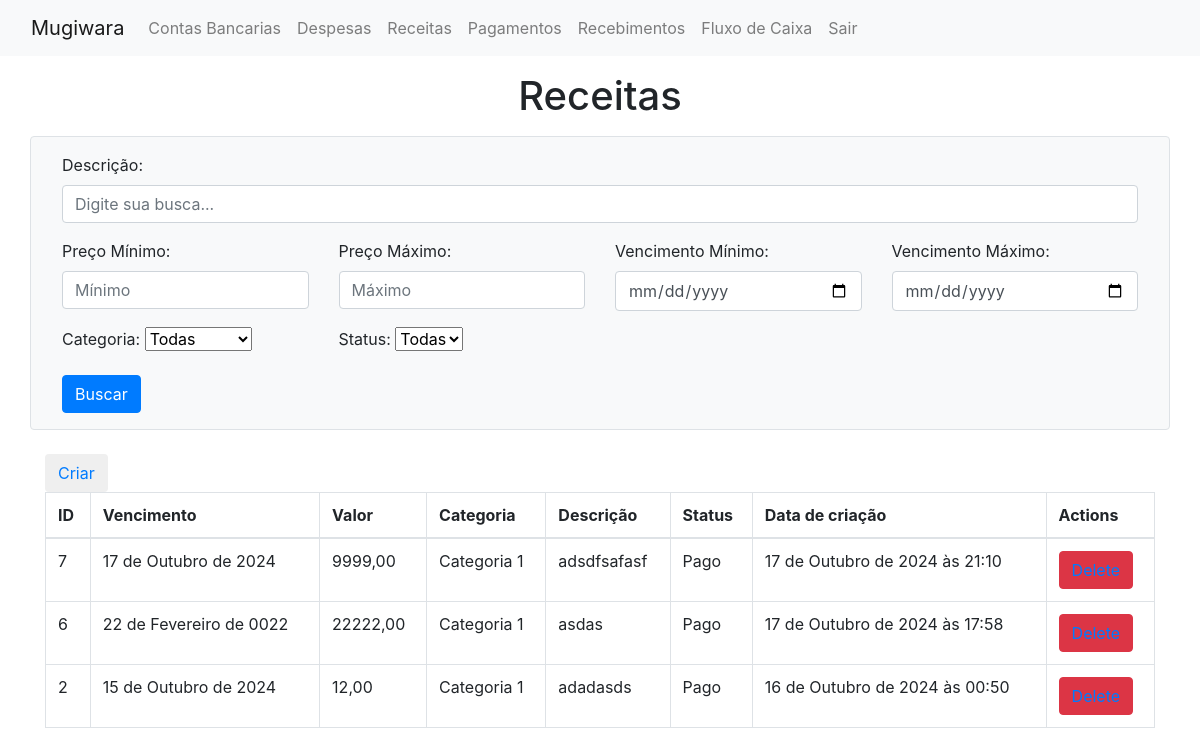
The app's page /show_receita/ (signed in), older data.
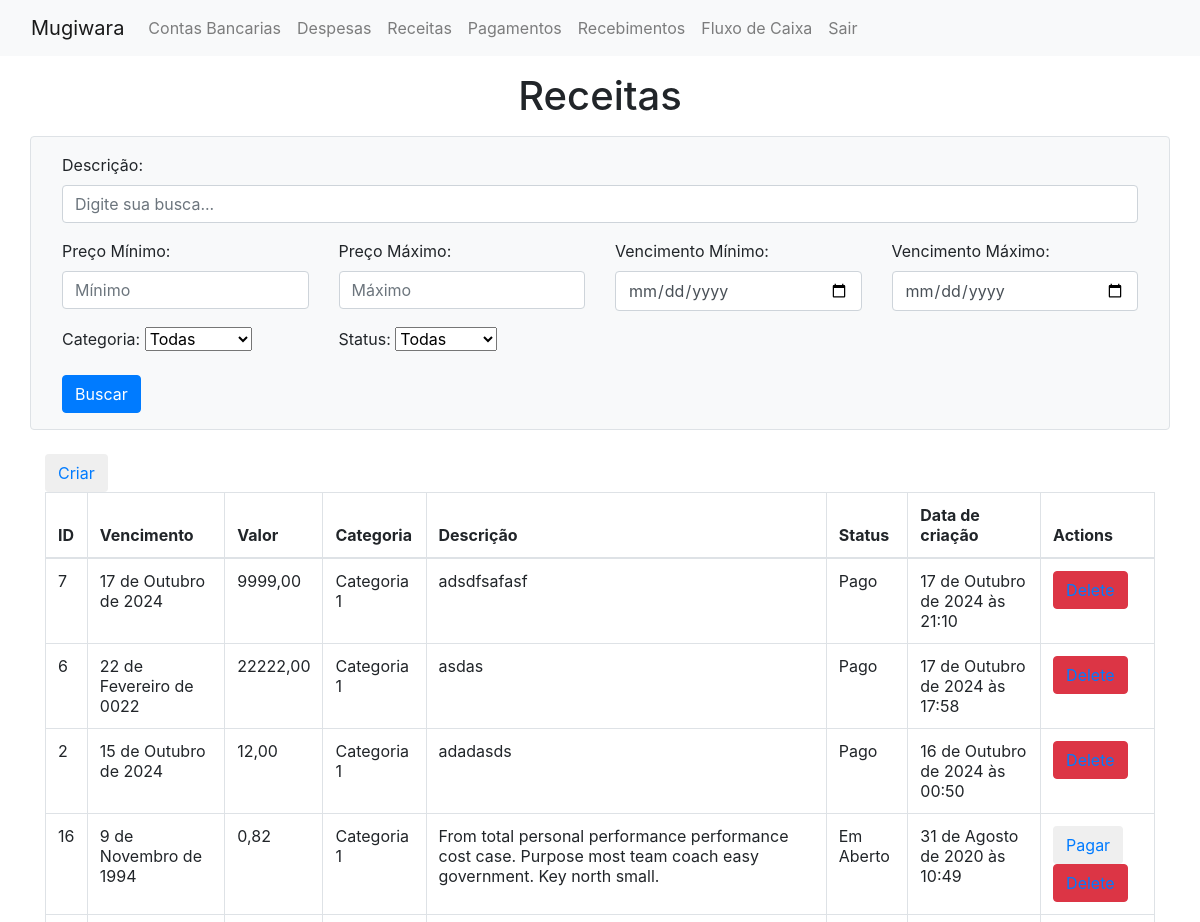
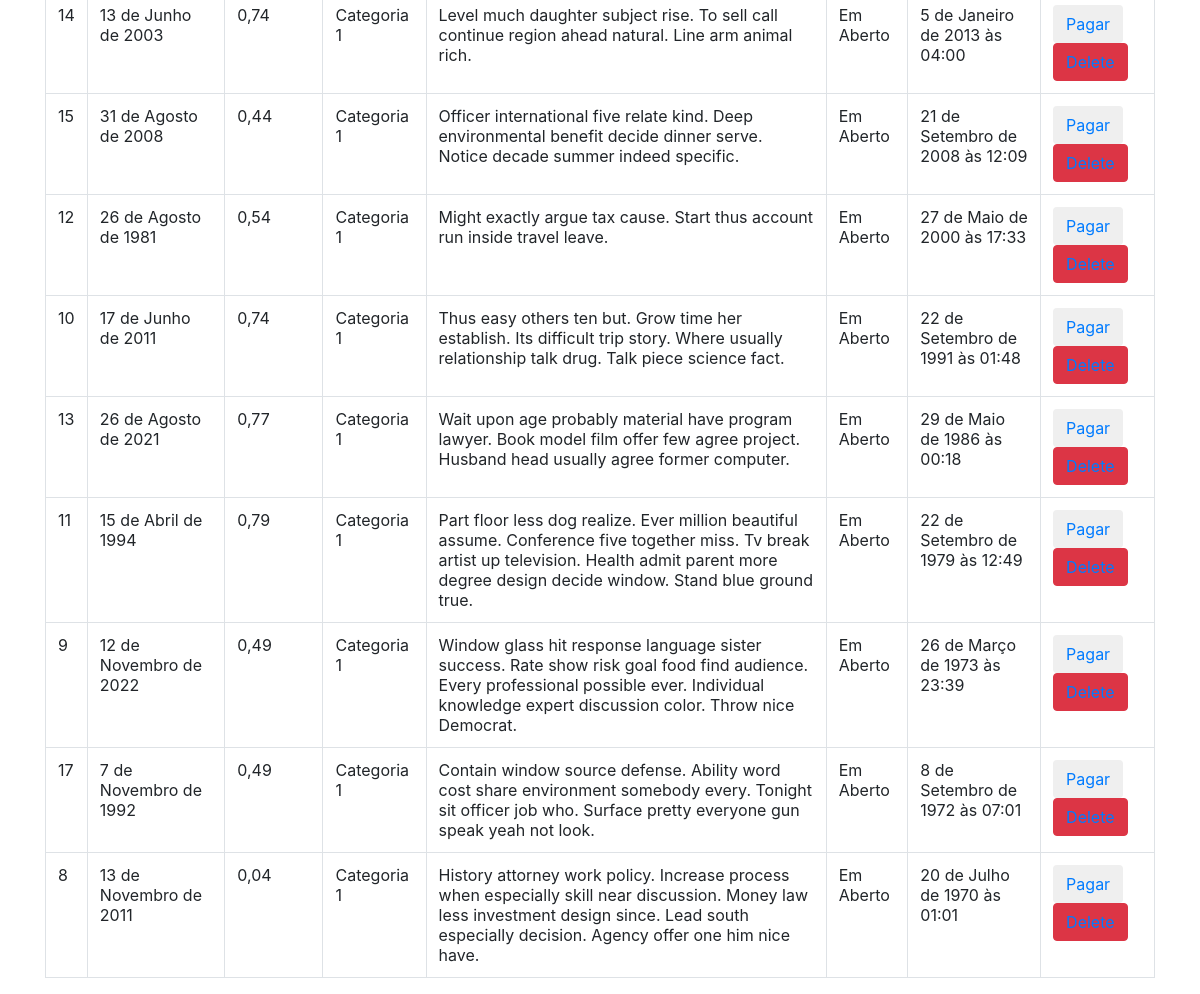
The same page, newer data (2 pictures, top to bottom).
### mugiwara/models/receita.py (models this page shows, shortened)
class receita(models.Model):
    class status_choices(models.IntegerChoices):
        ABERTO = 1, "Em Aberto"
        PAGO = 2, "Pago"
    descricao = models.TextField()
    data_vencimento = models.DateField(auto_now=False, auto_now_add=False)
    valor = models.DecimalField(decimal_places=2, max_digits=9)
    categoria = models.IntegerField(
        choices = categoria_choices_receita,
        default = categoria_choices_receita.C1
    )
    status = models.IntegerField(
        choices = status_choices,
        default = status_choices.ABERTO
    )
    created_at = models.DateTimeField(auto_now_add=True)
    class Meta:
        ordering = ['-created_at']

### mugiwara/views.py (the view, shortened to what this page needs)
# urls.py: path('show_receita/', views.showReceitaView, name='show_receita'),
@login_required
def showReceitaView(request):
    form = SearchReceitasForm(request.GET or None)
    receitas = receita.objects.all()
    context = {
        'form': form,
        'receitas': receitas
    }
    return render(request, 'mugiwara/show_receita.html', context)

### mugiwara/templates/mugiwara/show_receita.html (shortened to what this page needs)
{% extends 'layout.html' %}
{% block content %}
<div class="container">
<h1 class="text-center mt-3 mb-3">Receitas</h1>
<form method="GET" action="" class="row g-3 mb-4 p-3 border rounded bg-light">
    <div class="col-md-12">
        <div class="form-group">
            {{ form.query.label_tag }}
            {{ form.query }}
        </div>
    </div>
    <div class="col-md-3">
      <div class="form-group">
        {{ form.preco_min.label_tag }}
        {{ form.preco_min }}
      </div>
    </div>
    <div class="col-md-3">
      <div class="form-group">
        {{ form.preco_max.label_tag }}
        {{ form.preco_max }}
      </div>
    </div>
    <div class="col-md-3">
      <div class="form-group">
        {{ form.data_inicio.label_tag }}
        {{ form.data_inicio }}
      </div>
    </div>
    <div class="col-md-3">
      <div class="form-group">
        {{ form.data_fim.label_tag }}
        {{ form.data_fim }}
      </div>
    </div>
    <div class="col-md-3">
        <div class="form-group">
            {{ form.categoria.label_tag }}
            {{ form.categoria }}
        </div>
    </div>
    <div class="col-md-3">
        <div class="form-group">
            {{ form.status.label_tag }}
            {{ form.status }}
        </div>
    </div>
    <div class="col-md-12 text-end">
        <button type="submit" class="btn btn-primary">Buscar</button>
    </div>
  </form>
<button class="btn"><a href="{% url 'receita' %}">Criar</a></button>
<table class="table table-bordered">
   <thead>
     <tr>
       <th scope="col">ID</th>
       <th scope="col">Vencimento</th>
       <th scope="col">Valor</th>
       <th scope="col">Categoria</th>
       <th scope="col">Descrição</th>
       <th scope="col">Status</th>
       <th scope="col">Data de criação</th>
       <th scope="col">Actions</th>
     </tr>
   </thead>
   <tbody>
   {% for receita in receitas %}
     <tr>
       <td>{{receita.id}}</td>
       <td>{{receita.data_vencimento}}</td>
       <td>{{receita.valor}}</td>
       <td>{{receita.get_categoria_display}}</td>
       <td>{{receita.descricao}}</td>
       <td>{{receita.get_status_display}}</td>
       <td>{{receita.created_at}}</td>
       <td>
          {% if receita.status == 1 %}
            <button class="btn"><a href="{% url 'recebimento' receita.id %}">Pagar</a></button>
          {% endif %}
           <button class="btn btn-danger"><a href="{% url 'delete_receita' receita.id %}">Delete</a></button>
       </td>
     </tr>
   {% endfor %}
   </tbody>
 </table>
</div>
{% endblock %}

Row changes from the older to the newer data that the page shows:
added receita: id "16", data_vencimento "9 de Novembro de 1994", valor "0,82", categoria "Categoria 1", descricao "From total personal performance performance cost case. Purpose most team coach easy government. Key north small.", status "Em Aberto", created_at "31 de Agosto de 2020 às 10:49", shows "Pagar"
added receita: id "14", data_vencimento "13 de Junho de 2003", valor "0,74", categoria "Categoria 1", descricao "Level much daughter subject rise. To sell call continue region ahead natural. Line arm animal rich.", status "Em Aberto", created_at "5 de Janeiro de 2013 às 04:00", shows "Pagar"
added receita: id "15", data_vencimento "31 de Agosto de 2008", valor "0,44", categoria "Categoria 1", descricao "Officer international five relate kind. Deep environmental benefit decide dinner serve. Notice decade summer indeed specific.", status "Em Aberto", created_at "21 de Setembro de 2008 às 12:09", shows "Pagar"
added receita: id "12", data_vencimento "26 de Agosto de 1981", valor "0,54", categoria "Categoria 1", descricao "Might exactly argue tax cause. Start thus account run inside travel leave.", status "Em Aberto", created_at "27 de Maio de 2000 às 17:33", shows "Pagar"
added receita: id "10", data_vencimento "17 de Junho de 2011", valor "0,74", categoria "Categoria 1", descricao "Thus easy others ten but. Grow time her establish. Its difficult trip story. Where usually relationship talk drug. Talk piece science fact.", status "Em Aberto", created_at "22 de Setembro de 1991 às 01:48", shows "Pagar"
added receita: id "13", data_vencimento "26 de Agosto de 2021", valor "0,77", categoria "Categoria 1", descricao "Wait upon age probably material have program lawyer. Book model film offer few agree project. Husband head usually agree former computer.", status "Em Aberto", created_at "29 de Maio de 1986 às 00:18", shows "Pagar"
added receita: id "11", data_vencimento "15 de Abril de 1994", valor "0,79", categoria "Categoria 1", descricao "Part floor less dog realize. Ever million beautiful assume. Conference five together miss. Tv break artist up television. Health admit parent more degree design decide window. Stand blue ground true.", status "Em Aberto", created_at "22 de Setembro de 1979 às 12:49", shows "Pagar"
added receita: id "9", data_vencimento "12 de Novembro de 2022", valor "0,49", categoria "Categoria 1", descricao "Window glass hit response language sister success. Rate show risk goal food find audience. Every professional possible ever. Individual knowledge expert discussion color. Throw nice Democrat.", status "Em Aberto", created_at "26 de Março de 1973 às 23:39", shows "Pagar"
added receita: id "17", data_vencimento "7 de Novembro de 1992", valor "0,49", categoria "Categoria 1", descricao "Contain window source defense. Ability word cost share environment somebody every. Tonight sit officer job who. Surface pretty everyone gun speak yeah not look.", status "Em Aberto", created_at "8 de Setembro de 1972 às 07:01", shows "Pagar"
added receita: id "8", data_vencimento "13 de Novembro de 2011", valor "0,04", categoria "Categoria 1", descricao "History attorney work policy. Increase process when especially skill near discussion. Money law less investment design since. Lead south especially decision. Agency offer one him nice have.", status "Em Aberto", created_at "20 de Julho de 1970 às 01:01", shows "Pagar"
